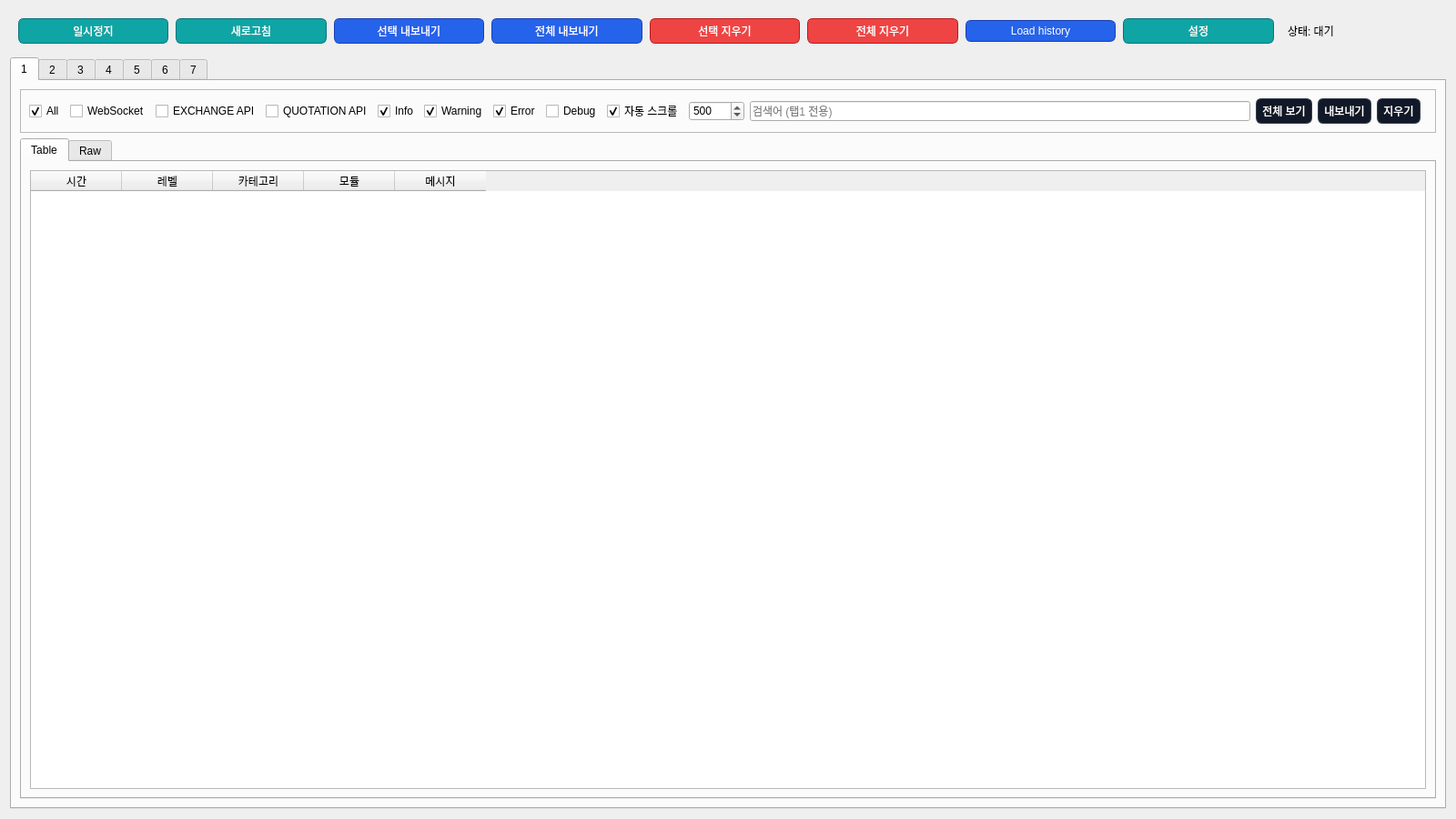
<?xml version="1.0" encoding="UTF-8"?>
<ui version="4.0">
  <class>StatisticsTab</class>
  <widget class="QWidget" name="StatisticsTab">
    <property name="geometry">
      <rect>
        <x>0</x><y>0</y><width>1600</width><height>900</height>
      </rect>
    </property>

    <!-- 전역 스타일시트: 버튼 강조 (흰색/투명 배경 사용 안함) -->
    <property name="styleSheet">
      <string notr="true"><![CDATA[
/* Top toolbar primary */
QPushButton#btn_pause, QPushButton#btn_refresh, QPushButton#btn_settings {
  background-color: #0ea5a4; color: #ffffff; border: 1px solid #0b7280;
  border-radius: 6px; padding: 4px 8px;
}
QPushButton#btn_export_selected, QPushButton#btn_export_all, QPushButton#btn_load_history {
  background-color: #2563eb; color: #ffffff; border: 1px solid #1e40af;
  border-radius: 6px; padding: 4px 8px;
}
QPushButton#btn_clear_selected, QPushButton#btn_clear_all {
  background-color: #ef4444; color: #ffffff; border: 1px solid #b91c1c;
  border-radius: 6px; padding: 4px 8px;
}
/* Default for other buttons (neutral) */
QPushButton {
  background-color: #111827; color: #ffffff; border: 1px solid #374151;
  border-radius: 6px; padding: 4px 6px;
}
QPushButton:hover { background-color: #0f1724; }
QPushButton:pressed { background-color: #0b1220; }
]]></string>
    </property>

    <layout class="QVBoxLayout" name="verticalLayout_main">
      <property name="spacing"><number>6</number></property>

      <!-- TOP TOOLBAR -->
      <item>
        <widget class="QFrame" name="frame_top_toolbar">
          <property name="frameShape"><enum>QFrame::NoFrame</enum></property>
          <layout class="QHBoxLayout" name="hbox_top_toolbar">
            <property name="spacing"><number>8</number></property>

            <item>
              <widget class="QPushButton" name="btn_pause">
                <property name="text"><string>일시정지</string></property>
              </widget>
            </item>

            <item>
              <widget class="QPushButton" name="btn_refresh">
                <property name="text"><string>새로고침</string></property>
              </widget>
            </item>

            <item>
              <widget class="QPushButton" name="btn_export_selected">
                <property name="text"><string>선택 내보내기</string></property>
              </widget>
            </item>

            <item>
              <widget class="QPushButton" name="btn_export_all">
                <property name="text"><string>전체 내보내기</string></property>
              </widget>
            </item>

            <item>
              <widget class="QPushButton" name="btn_clear_selected">
                <property name="text"><string>선택 지우기</string></property>
              </widget>
            </item>

            <item>
              <widget class="QPushButton" name="btn_clear_all">
                <property name="text"><string>전체 지우기</string></property>
              </widget>
            </item>

            <!-- Load history 버튼 (툴팁 포함) -->
            <item>
              <widget class="QPushButton" name="btn_load_history">
                <property name="text"><string>Load history</string></property>
                <property name="toolTip"><string>로그 파일(upbit-trader.log)을 불러옵니다</string></property>
              </widget>
            </item>

            <item>
              <widget class="QPushButton" name="btn_settings">
                <property name="text"><string>설정</string></property>
              </widget>
            </item>

            <item>
              <spacer name="spacer_toolbar_right">
                <property name="orientation"><enum>Qt::Horizontal</enum></property>
              </spacer>
            </item>

            <item>
              <widget class="QLabel" name="lbl_toolbar_status">
                <property name="text"><string>상태: 대기</string></property>
              </widget>
            </item>

          </layout>
        </widget>
      </item>

      <!-- Main TabWidget: tabs 1..7 -->
      <item>
        <widget class="QTabWidget" name="tabWidget_main_tabs">
          <property name="tabPosition"><enum>QTabWidget::North</enum></property>

          <!-- TAB 1 -->
          <widget class="QWidget" name="tab_1">
            <attribute name="title"><string>1</string></attribute>
            <layout class="QVBoxLayout" name="vbox_tab1_main">
              <property name="spacing"><number>6</number></property>

              <!-- filters frame omitted for brevity but kept in structure -->
              <item>
                <widget class="QFrame" name="frame_tab1_filters">
                  <property name="frameShape"><enum>QFrame::StyledPanel</enum></property>
                  <layout class="QHBoxLayout" name="hbox_tab1_filters">
                    <property name="spacing"><number>6</number></property>
                    <!-- checkboxes, spinbox, search, buttons -->
                    <item><widget class="QCheckBox" name="chk_tab1_all"><property name="text"><string>All</string></property><property name="checked"><bool>true</bool></property></widget></item>
                    <item><widget class="QCheckBox" name="chk_tab1_ws"><property name="text"><string>WebSocket</string></property></widget></item>
                    <item><widget class="QCheckBox" name="chk_tab1_exchange_api"><property name="text"><string>EXCHANGE API</string></property></widget></item>
                    <item><widget class="QCheckBox" name="chk_tab1_quotation_api"><property name="text"><string>QUOTATION API</string></property></widget></item>
                    <item><widget class="QCheckBox" name="chk_tab1_info"><property name="text"><string>Info</string></property><property name="checked"><bool>true</bool></property></widget></item>
                    <item><widget class="QCheckBox" name="chk_tab1_warning"><property name="text"><string>Warning</string></property><property name="checked"><bool>true</bool></property></widget></item>
                    <item><widget class="QCheckBox" name="chk_tab1_error"><property name="text"><string>Error</string></property><property name="checked"><bool>true</bool></property></widget></item>
                    <item><widget class="QCheckBox" name="chk_tab1_debug"><property name="text"><string>Debug</string></property></widget></item>
                    <item><widget class="QCheckBox" name="chk_tab1_autoscroll"><property name="text"><string>자동 스크롤</string></property><property name="checked"><bool>true</bool></property></widget></item>
                    <item><widget class="QSpinBox" name="sb_tab1_max_rows"><property name="minimum"><number>100</number></property><property name="maximum"><number>50000</number></property><property name="value"><number>500</number></property><property name="singleStep"><number>100</number></property></widget></item>
                    <item><widget class="QLineEdit" name="le_tab1_search"><property name="placeholderText"><string>검색어 (탭1 전용)</string></property></widget></item>
                    <item><widget class="QPushButton" name="btn_tab1_show_all"><property name="text"><string>전체 보기</string></property></widget></item>
                    <item><widget class="QPushButton" name="btn_tab1_export"><property name="text"><string>내보내기</string></property></widget></item>
                    <item><widget class="QPushButton" name="btn_tab1_clear"><property name="text"><string>지우기</string></property></widget></item>
                    <item><spacer name="spacer_tab1_end"><property name="orientation"><enum>Qt::Horizontal</enum></property></spacer></item>
                  </layout>
                </widget>
              </item>

              <item>
                <widget class="QTabWidget" name="tabWidget_tab1_inner">
                  <property name="tabPosition"><enum>QTabWidget::North</enum></property>

                  <widget class="QWidget" name="tab1_inner_table">
                    <attribute name="title"><string>Table</string></attribute>
                    <layout class="QVBoxLayout" name="vbox_tab1_table_inner">
                      <item>
                        <widget class="QTableWidget" name="table_tab_1">
                          <property name="alternatingRowColors"><bool>true</bool></property>
                          <property name="selectionBehavior"><enum>QAbstractItemView::SelectRows</enum></property>
                          <property name="editTriggers"><set>QAbstractItemView::NoEditTriggers</set></property>
                          <property name="columnCount"><number>5</number></property>
                          <column><property name="text"><string>시간</string></property></column>
                          <column><property name="text"><string>레벨</string></property></column>
                          <column><property name="text"><string>카테고리</string></property></column>
                          <column><property name="text"><string>모듈</string></property></column>
                          <column><property name="text"><string>메시지</string></property></column>
                        </widget>
                      </item>
                    </layout>
                  </widget>

                  <widget class="QWidget" name="tab1_inner_raw">
                    <attribute name="title"><string>Raw</string></attribute>
                    <layout class="QVBoxLayout">
                      <item>
                        <widget class="QTextEdit" name="text_log_tab_1">
                          <property name="readOnly"><bool>true</bool></property>
                        </widget>
                      </item>
                    </layout>
                  </widget>

                </widget>
              </item>
            </layout>
          </widget>

          <!-- TAB 2 -->
          <widget class="QWidget" name="tab_2">
            <attribute name="title"><string>2</string></attribute>
            <layout class="QVBoxLayout" name="vbox_tab2_main">
              <property name="spacing"><number>6</number></property>
              <item>
                <widget class="QFrame" name="frame_tab2_filters">
                  <property name="frameShape"><enum>QFrame::StyledPanel</enum></property>
                  <layout class="QHBoxLayout" name="hbox_tab2_filters">
                    <property name="spacing"><number>6</number></property>
                    <!-- same filter controls as tab1 (objectNames unique) -->
                    <item><widget class="QCheckBox" name="chk_tab2_all"><property name="text"><string>All</string></property><property name="checked"><bool>true</bool></property></widget></item>
                    <item><widget class="QCheckBox" name="chk_tab2_ws"><property name="text"><string>WebSocket</string></property></widget></item>
                    <item><widget class="QCheckBox" name="chk_tab2_exchange_api"><property name="text"><string>EXCHANGE API</string></property></widget></item>
                    <item><widget class="QCheckBox" name="chk_tab2_quotation_api"><property name="text"><string>QUOTATION API</string></property></widget></item>
                    <item><widget class="QCheckBox" name="chk_tab2_info"><property name="text"><string>Info</string></property><property name="checked"><bool>true</bool></property></widget></item>
                    <item><widget class="QCheckBox" name="chk_tab2_warning"><property name="text"><string>Warning</string></property><property name="checked"><bool>true</bool></property></widget></item>
                    <item><widget class="QCheckBox" name="chk_tab2_error"><property name="text"><string>Error</string></property><property name="checked"><bool>true</bool></property></widget></item>
                    <item><widget class="QCheckBox" name="chk_tab2_debug"><property name="text"><string>Debug</string></property></widget></item>
                    <item><widget class="QCheckBox" name="chk_tab2_autoscroll"><property name="text"><string>자동 스크롤</string></property><property name="checked"><bool>true</bool></property></widget></item>
                    <item><widget class="QSpinBox" name="sb_tab2_max_rows"><property name="minimum"><number>100</number></property><property name="maximum"><number>50000</number></property><property name="value"><number>500</number></property><property name="singleStep"><number>100</number></property></widget></item>
                    <item><widget class="QLineEdit" name="le_tab2_search"><property name="placeholderText"><string>검색어 (탭2 전용)</string></property></widget></item>
                    <item><widget class="QPushButton" name="btn_tab2_show_all"><property name="text"><string>전체 보기</string></property></widget></item>
                    <item><widget class="QPushButton" name="btn_tab2_export"><property name="text"><string>내보내기</string></property></widget></item>
                    <item><widget class="QPushButton" name="btn_tab2_clear"><property name="text"><string>지우기</string></property></widget></item>
                    <item><spacer name="spacer_tab2_end"><property name="orientation"><enum>Qt::Horizontal</enum></property></spacer></item>
                  </layout>
                </widget>
              </item>

              <item>
                <widget class="QTabWidget" name="tabWidget_tab2_inner">
                  <property name="tabPosition"><enum>QTabWidget::North</enum></property>

                  <widget class="QWidget" name="tab2_inner_table">
                    <attribute name="title"><string>Table</string></attribute>
                    <layout class="QVBoxLayout">
                      <item>
                        <widget class="QTableWidget" name="table_tab_2">
                          <property name="alternatingRowColors"><bool>true</bool></property>
                          <property name="selectionBehavior"><enum>QAbstractItemView::SelectRows</enum></property>
                          <property name="editTriggers"><set>QAbstractItemView::NoEditTriggers</set></property>
                          <property name="columnCount"><number>5</number></property>
                          <column><property name="text"><string>시간</string></property></column>
                          <column><property name="text"><string>레벨</string></property></column>
                          <column><property name="text"><string>카테고리</string></property></column>
                          <column><property name="text"><string>모듈</string></property></column>
                          <column><property name="text"><string>메시지</string></property></column>
                        </widget>
                      </item>
                    </layout>
                  </widget>

                  <widget class="QWidget" name="tab2_inner_raw">
                    <attribute name="title"><string>Raw</string></attribute>
                    <layout class="QVBoxLayout">
                      <item>
                        <widget class="QTextEdit" name="text_log_tab_2">
                          <property name="readOnly"><bool>true</bool></property>
                        </widget>
                      </item>
                    </layout>
                  </widget>

                </widget>
              </item>
            </layout>
          </widget>

          <!-- TAB 3 -->
          <widget class="QWidget" name="tab_3">
            <attribute name="title"><string>3</string></attribute>
            <layout class="QVBoxLayout" name="vbox_tab3_main">
              <property name="spacing"><number>6</number></property>
              <!-- filters and inner tab like above -->
              <item>
                <widget class="QFrame" name="frame_tab3_filters">
                  <property name="frameShape"><enum>QFrame::StyledPanel</enum></property>
                  <layout class="QHBoxLayout" name="hbox_tab3_filters">
                    <property name="spacing"><number>6</number></property>
                    <item><widget class="QCheckBox" name="chk_tab3_all"><property name="text"><string>All</string></property><property name="checked"><bool>true</bool></property></widget></item>
                    <item><widget class="QCheckBox" name="chk_tab3_ws"><property name="text"><string>WebSocket</string></property></widget></item>
                    <item><widget class="QCheckBox" name="chk_tab3_exchange_api"><property name="text"><string>EXCHANGE API</string></property></widget></item>
                    <item><widget class="QCheckBox" name="chk_tab3_quotation_api"><property name="text"><string>QUOTATION API</string></property></widget></item>
                    <item><widget class="QCheckBox" name="chk_tab3_info"><property name="text"><string>Info</string></property><property name="checked"><bool>true</bool></property></widget></item>
                    <item><widget class="QCheckBox" name="chk_tab3_warning"><property name="text"><string>Warning</string></property><property name="checked"><bool>true</bool></property></widget></item>
                    <item><widget class="QCheckBox" name="chk_tab3_error"><property name="text"><string>Error</string></property><property name="checked"><bool>true</bool></property></widget></item>
                    <item><widget class="QCheckBox" name="chk_tab3_debug"><property name="text"><string>Debug</string></property></widget></item>
                    <item><widget class="QCheckBox" name="chk_tab3_autoscroll"><property name="text"><string>자동 스크롤</string></property><property name="checked"><bool>true</bool></property></widget></item>
                    <item><widget class="QSpinBox" name="sb_tab3_max_rows"><property name="minimum"><number>100</number></property><property name="maximum"><number>50000</number></property><property name="value"><number>500</number></property><property name="singleStep"><number>100</number></property></widget></item>
                    <item><widget class="QLineEdit" name="le_tab3_search"><property name="placeholderText"><string>검색어 (탭3 전용)</string></property></widget></item>
                    <item><widget class="QPushButton" name="btn_tab3_show_all"><property name="text"><string>전체 보기</string></property></widget></item>
                    <item><widget class="QPushButton" name="btn_tab3_export"><property name="text"><string>내보내기</string></property></widget></item>
                    <item><widget class="QPushButton" name="btn_tab3_clear"><property name="text"><string>지우기</string></property></widget></item>
                    <item><spacer name="spacer_tab3_end"><property name="orientation"><enum>Qt::Horizontal</enum></property></spacer></item>
                  </layout>
                </widget>
              </item>

              <item>
                <widget class="QTabWidget" name="tabWidget_tab3_inner">
                  <property name="tabPosition"><enum>QTabWidget::North</enum></property>
                  <widget class="QWidget" name="tab3_inner_table">
                    <attribute name="title"><string>Table</string></attribute>
                    <layout class="QVBoxLayout">
                      <item>
                        <widget class="QTableWidget" name="table_tab_3">
                          <property name="alternatingRowColors"><bool>true</bool></property>
                          <property name="selectionBehavior"><enum>QAbstractItemView::SelectRows</enum></property>
                          <property name="editTriggers"><set>QAbstractItemView::NoEditTriggers</set></property>
                          <property name="columnCount"><number>5</number></property>
                          <column><property name="text"><string>시간</string></property></column>
                          <column><property name="text"><string>레벨</string></property></column>
                          <column><property name="text"><string>카테고리</string></property></column>
                          <column><property name="text"><string>모듈</string></property></column>
                          <column><property name="text"><string>메시지</string></property></column>
                        </widget>
                      </item>
                    </layout>
                  </widget>

                  <widget class="QWidget" name="tab3_inner_raw">
                    <attribute name="title"><string>Raw</string></attribute>
                    <layout class="QVBoxLayout">
                      <item>
                        <widget class="QTextEdit" name="text_log_tab_3">
                          <property name="readOnly"><bool>true</bool></property>
                        </widget>
                      </item>
                    </layout>
                  </widget>

                </widget>
              </item>
            </layout>
          </widget>

          <!-- TAB 4 -->
          <widget class="QWidget" name="tab_4">
            <attribute name="title"><string>4</string></attribute>
            <layout class="QVBoxLayout" name="vbox_tab4_main">
              <property name="spacing"><number>6</number></property>
              <!-- filters and inner tab like previous tabs -->
              <item>
                <widget class="QFrame" name="frame_tab4_filters">
                  <property name="frameShape"><enum>QFrame::StyledPanel</enum></property>
                  <layout class="QHBoxLayout" name="hbox_tab4_filters">
                    <property name="spacing"><number>6</number></property>
                    <item><widget class="QCheckBox" name="chk_tab4_all"><property name="text"><string>All</string></property><property name="checked"><bool>true</bool></property></widget></item>
                    <item><widget class="QCheckBox" name="chk_tab4_ws"><property name="text"><string>WebSocket</string></property></widget></item>
                    <item><widget class="QCheckBox" name="chk_tab4_exchange_api"><property name="text"><string>EXCHANGE API</string></property></widget></item>
                    <item><widget class="QCheckBox" name="chk_tab4_quotation_api"><property name="text"><string>QUOTATION API</string></property></widget></item>
                    <item><widget class="QCheckBox" name="chk_tab4_info"><property name="text"><string>Info</string></property><property name="checked"><bool>true</bool></property></widget></item>
                    <item><widget class="QCheckBox" name="chk_tab4_warning"><property name="text"><string>Warning</string></property><property name="checked"><bool>true</bool></property></widget></item>
                    <item><widget class="QCheckBox" name="chk_tab4_error"><property name="text"><string>Error</string></property><property name="checked"><bool>true</bool></property></widget></item>
                    <item><widget class="QCheckBox" name="chk_tab4_debug"><property name="text"><string>Debug</string></property></widget></item>
                    <item><widget class="QCheckBox" name="chk_tab4_autoscroll"><property name="text"><string>자동 스크롤</string></property><property name="checked"><bool>true</bool></property></widget></item>
                    <item><widget class="QSpinBox" name="sb_tab4_max_rows"><property name="minimum"><number>100</number></property><property name="maximum"><number>50000</number></property><property name="value"><number>500</number></property><property name="singleStep"><number>100</number></property></widget></item>
                    <item><widget class="QLineEdit" name="le_tab4_search"><property name="placeholderText"><string>검색어 (탭4 전용)</string></property></widget></item>
                    <item><widget class="QPushButton" name="btn_tab4_show_all"><property name="text"><string>전체 보기</string></property></widget></item>
                    <item><widget class="QPushButton" name="btn_tab4_export"><property name="text"><string>내보내기</string></property></widget></item>
                    <item><widget class="QPushButton" name="btn_tab4_clear"><property name="text"><string>지우기</string></property></widget></item>
                    <item><spacer name="spacer_tab4_end"><property name="orientation"><enum>Qt::Horizontal</enum></property></spacer></item>
                  </layout>
                </widget>
              </item>

              <item>
                <widget class="QTabWidget" name="tabWidget_tab4_inner">
                  <property name="tabPosition"><enum>QTabWidget::North</enum></property>
                  <widget class="QWidget" name="tab4_inner_table">
                    <attribute name="title"><string>Table</string></attribute>
                    <layout class="QVBoxLayout">
                      <item>
                        <widget class="QTableWidget" name="table_tab_4">
                          <property name="alternatingRowColors"><bool>true</bool></property>
                          <property name="selectionBehavior"><enum>QAbstractItemView::SelectRows</enum></property>
                          <property name="editTriggers"><set>QAbstractItemView::NoEditTriggers</set></property>
                          <property name="columnCount"><number>5</number></property>
                          <column><property name="text"><string>시간</string></property></column>
                          <column><property name="text"><string>레벨</string></property></column>
                          <column><property name="text"><string>카테고리</string></property></column>
                          <column><property name="text"><string>모듈</string></property></column>
                          <column><property name="text"><string>메시지</string></property></column>
                        </widget>
                      </item>
                    </layout>
                  </widget>

                  <widget class="QWidget" name="tab4_inner_raw">
                    <attribute name="title"><string>Raw</string></attribute>
                    <layout class="QVBoxLayout">
                      <item>
                        <widget class="QTextEdit" name="text_log_tab_4">
                          <property name="readOnly"><bool>true</bool></property>
                        </widget>
                      </item>
                    </layout>
                  </widget>

                </widget>
              </item>
            </layout>
          </widget>

          <!-- TAB 5 -->
          <widget class="QWidget" name="tab_5">
            <attribute name="title"><string>5</string></attribute>
            <layout class="QVBoxLayout" name="vbox_tab5_main">
              <property name="spacing"><number>6</number></property>
              <!-- filters + inner tab same pattern -->
              <item>
                <widget class="QFrame" name="frame_tab5_filters">
                  <property name="frameShape"><enum>QFrame::StyledPanel</enum></property>
                  <layout class="QHBoxLayout" name="hbox_tab5_filters">
                    <property name="spacing"><number>6</number></property>
                    <item><widget class="QCheckBox" name="chk_tab5_all"><property name="text"><string>All</string></property><property name="checked"><bool>true</bool></property></widget></item>
                    <item><widget class="QCheckBox" name="chk_tab5_ws"><property name="text"><string>WebSocket</string></property></widget></item>
                    <item><widget class="QCheckBox" name="chk_tab5_exchange_api"><property name="text"><string>EXCHANGE API</string></property></widget></item>
                    <item><widget class="QCheckBox" name="chk_tab5_quotation_api"><property name="text"><string>QUOTATION API</string></property></widget></item>
                    <item><widget class="QCheckBox" name="chk_tab5_info"><property name="text"><string>Info</string></property><property name="checked"><bool>true</bool></property></widget></item>
                    <item><widget class="QCheckBox" name="chk_tab5_warning"><property name="text"><string>Warning</string></property><property name="checked"><bool>true</bool></property></widget></item>
                    <item><widget class="QCheckBox" name="chk_tab5_error"><property name="text"><string>Error</string></property><property name="checked"><bool>true</bool></property></widget></item>
                    <item><widget class="QCheckBox" name="chk_tab5_debug"><property name="text"><string>Debug</string></property></widget></item>
                    <item><widget class="QCheckBox" name="chk_tab5_autoscroll"><property name="text"><string>자동 스크롤</string></property><property name="checked"><bool>true</bool></property></widget></item>
                    <item><widget class="QSpinBox" name="sb_tab5_max_rows"><property name="minimum"><number>100</number></property><property name="maximum"><number>50000</number></property><property name="value"><number>500</number></property><property name="singleStep"><number>100</number></property></widget></item>
                    <item><widget class="QLineEdit" name="le_tab5_search"><property name="placeholderText"><string>검색어 (탭5 전용)</string></property></widget></item>
                    <item><widget class="QPushButton" name="btn_tab5_show_all"><property name="text"><string>전체 보기</string></property></widget></item>
                    <item><widget class="QPushButton" name="btn_tab5_export"><property name="text"><string>내보내기</string></property></widget></item>
                    <item><widget class="QPushButton" name="btn_tab5_clear"><property name="text"><string>지우기</string></property></widget></item>
                    <item><spacer name="spacer_tab5_end"><property name="orientation"><enum>Qt::Horizontal</enum></property></spacer></item>
                  </layout>
                </widget>
              </item>

              <item>
                <widget class="QTabWidget" name="tabWidget_tab5_inner">
                  <property name="tabPosition"><enum>QTabWidget::North</enum></property>
                  <widget class="QWidget" name="tab5_inner_table">
                    <attribute name="title"><string>Table</string></attribute>
                    <layout class="QVBoxLayout">
                      <item>
                        <widget class="QTableWidget" name="table_tab_5">
                          <property name="alternatingRowColors"><bool>true</bool></property>
                          <property name="selectionBehavior"><enum>QAbstractItemView::SelectRows</enum></property>
                          <property name="editTriggers"><set>QAbstractItemView::NoEditTriggers</set></property>
                          <property name="columnCount"><number>5</number></property>
                          <column><property name="text"><string>시간</string></property></column>
                          <column><property name="text"><string>레벨</string></property></column>
                          <column><property name="text"><string>카테고리</string></property></column>
                          <column><property name="text"><string>모듈</string></property></column>
                          <column><property name="text"><string>메시지</string></property></column>
                        </widget>
                      </item>
                    </layout>
                  </widget>

                  <widget class="QWidget" name="tab5_inner_raw">
                    <attribute name="title"><string>Raw</string></attribute>
                    <layout class="QVBoxLayout">
                      <item>
                        <widget class="QTextEdit" name="text_log_tab_5">
                          <property name="readOnly"><bool>true</bool></property>
                        </widget>
                      </item>
                    </layout>
                  </widget>

                </widget>
              </item>
            </layout>
          </widget>

          <!-- TAB 6 -->
          <widget class="QWidget" name="tab_6">
            <attribute name="title"><string>6</string></attribute>
            <layout class="QVBoxLayout" name="vbox_tab6_main">
              <property name="spacing"><number>6</number></property>
              <item>
                <widget class="QFrame" name="frame_tab6_filters">
                  <property name="frameShape"><enum>QFrame::StyledPanel</enum></property>
                  <layout class="QHBoxLayout" name="hbox_tab6_filters">
                    <property name="spacing"><number>6</number></property>
                    <item><widget class="QCheckBox" name="chk_tab6_all"><property name="text"><string>All</string></property><property name="checked"><bool>true</bool></property></widget></item>
                    <item><widget class="QCheckBox" name="chk_tab6_ws"><property name="text"><string>WebSocket</string></property></widget></item>
                    <item><widget class="QCheckBox" name="chk_tab6_exchange_api"><property name="text"><string>EXCHANGE API</string></property></widget></item>
                    <item><widget class="QCheckBox" name="chk_tab6_quotation_api"><property name="text"><string>QUOTATION API</string></property></widget></item>
                    <item><widget class="QCheckBox" name="chk_tab6_info"><property name="text"><string>Info</string></property><property name="checked"><bool>true</bool></property></widget></item>
                    <item><widget class="QCheckBox" name="chk_tab6_warning"><property name="text"><string>Warning</string></property><property name="checked"><bool>true</bool></property></widget></item>
                    <item><widget class="QCheckBox" name="chk_tab6_error"><property name="text"><string>Error</string></property><property name="checked"><bool>true</bool></property></widget></item>
                    <item><widget class="QCheckBox" name="chk_tab6_debug"><property name="text"><string>Debug</string></property></widget></item>
                    <item><widget class="QCheckBox" name="chk_tab6_autoscroll"><property name="text"><string>자동 스크롤</string></property><property name="checked"><bool>true</bool></property></widget></item>
                    <item><widget class="QSpinBox" name="sb_tab6_max_rows"><property name="minimum"><number>100</number></property><property name="maximum"><number>50000</number></property><property name="value"><number>500</number></property><property name="singleStep"><number>100</number></property></widget></item>
                    <item><widget class="QLineEdit" name="le_tab6_search"><property name="placeholderText"><string>검색어 (탭6 전용)</string></property></widget></item>
                    <item><widget class="QPushButton" name="btn_tab6_show_all"><property name="text"><string>전체 보기</string></property></widget></item>
                    <item><widget class="QPushButton" name="btn_tab6_export"><property name="text"><string>내보내기</string></property></widget></item>
                    <item><widget class="QPushButton" name="btn_tab6_clear"><property name="text"><string>지우기</string></property></widget></item>
                    <item><spacer name="spacer_tab6_end"><property name="orientation"><enum>Qt::Horizontal</enum></property></spacer></item>
                  </layout>
                </widget>
              </item>

              <item>
                <widget class="QTabWidget" name="tabWidget_tab6_inner">
                  <property name="tabPosition"><enum>QTabWidget::North</enum></property>
                  <widget class="QWidget" name="tab6_inner_table">
                    <attribute name="title"><string>Table</string></attribute>
                    <layout class="QVBoxLayout">
                      <item>
                        <widget class="QTableWidget" name="table_tab_6">
                          <property name="alternatingRowColors"><bool>true</bool></property>
                          <property name="selectionBehavior"><enum>QAbstractItemView::SelectRows</enum></property>
                          <property name="editTriggers"><set>QAbstractItemView::NoEditTriggers</set></property>
                          <property name="columnCount"><number>5</number></property>
                          <column><property name="text"><string>시간</string></property></column>
                          <column><property name="text"><string>레벨</string></property></column>
                          <column><property name="text"><string>카테고리</string></property></column>
                          <column><property name="text"><string>모듈</string></property></column>
                          <column><property name="text"><string>메시지</string></property></column>
                        </widget>
                      </item>
                    </layout>
                  </widget>

                  <widget class="QWidget" name="tab6_inner_raw">
                    <attribute name="title"><string>Raw</string></attribute>
                    <layout class="QVBoxLayout">
                      <item>
                        <widget class="QTextEdit" name="text_log_tab_6">
                          <property name="readOnly"><bool>true</bool></property>
                        </widget>
                      </item>
                    </layout>
                  </widget>

                </widget>
              </item>
            </layout>
          </widget>

          <!-- TAB 7 -->
          <widget class="QWidget" name="tab_7">
            <attribute name="title"><string>7</string></attribute>
            <layout class="QVBoxLayout" name="vbox_tab7_main">
              <property name="spacing"><number>6</number></property>
              <item>
                <widget class="QFrame" name="frame_tab7_filters">
                  <property name="frameShape"><enum>QFrame::StyledPanel</enum></property>
                  <layout class="QHBoxLayout" name="hbox_tab7_filters">
                    <property name="spacing"><number>6</number></property>
                    <item><widget class="QCheckBox" name="chk_tab7_all"><property name="text"><string>All</string></property><property name="checked"><bool>true</bool></property></widget></item>
                    <item><widget class="QCheckBox" name="chk_tab7_ws"><property name="text"><string>WebSocket</string></property></widget></item>
                    <item><widget class="QCheckBox" name="chk_tab7_exchange_api"><property name="text"><string>EXCHANGE API</string></property></widget></item>
                    <item><widget class="QCheckBox" name="chk_tab7_quotation_api"><property name="text"><string>QUOTATION API</string></property></widget></item>
                    <item><widget class="QCheckBox" name="chk_tab7_info"><property name="text"><string>Info</string></property><property name="checked"><bool>true</bool></property></widget></item>
                    <item><widget class="QCheckBox" name="chk_tab7_warning"><property name="text"><string>Warning</string></property><property name="checked"><bool>true</bool></property></widget></item>
                    <item><widget class="QCheckBox" name="chk_tab7_error"><property name="text"><string>Error</string></property><property name="checked"><bool>true</bool></property></widget></item>
                    <item><widget class="QCheckBox" name="chk_tab7_debug"><property name="text"><string>Debug</string></property></widget></item>
                    <item><widget class="QCheckBox" name="chk_tab7_autoscroll"><property name="text"><string>자동 스크롤</string></property><property name="checked"><bool>true</bool></property></widget></item>
                    <item><widget class="QSpinBox" name="sb_tab7_max_rows"><property name="minimum"><number>100</number></property><property name="maximum"><number>50000</number></property><property name="value"><number>500</number></property><property name="singleStep"><number>100</number></property></widget></item>
                    <item><widget class="QLineEdit" name="le_tab7_search"><property name="placeholderText"><string>검색어 (탭7 전용)</string></property></widget></item>
                    <item><widget class="QPushButton" name="btn_tab7_show_all"><property name="text"><string>전체 보기</string></property></widget></item>
                    <item><widget class="QPushButton" name="btn_tab7_export"><property name="text"><string>내보내기</string></property></widget></item>
                    <item><widget class="QPushButton" name="btn_tab7_clear"><property name="text"><string>지우기</string></property></widget></item>
                    <item><spacer name="spacer_tab7_end"><property name="orientation"><enum>Qt::Horizontal</enum></property></spacer></item>
                  </layout>
                </widget>
              </item>

              <item>
                <widget class="QTabWidget" name="tabWidget_tab7_inner">
                  <property name="tabPosition"><enum>QTabWidget::North</enum></property>
                  <widget class="QWidget" name="tab7_inner_table">
                    <attribute name="title"><string>Table</string></attribute>
                    <layout class="QVBoxLayout">
                      <item>
                        <widget class="QTableWidget" name="table_tab_7">
                          <property name="alternatingRowColors"><bool>true</bool></property>
                          <property name="selectionBehavior"><enum>QAbstractItemView::SelectRows</enum></property>
                          <property name="editTriggers"><set>QAbstractItemView::NoEditTriggers</set></property>
                          <property name="columnCount"><number>5</number></property>
                          <column><property name="text"><string>시간</string></property></column>
                          <column><property name="text"><string>레벨</string></property></column>
                          <column><property name="text"><string>카테고리</string></property></column>
                          <column><property name="text"><string>모듈</string></property></column>
                          <column><property name="text"><string>메시지</string></property></column>
                        </widget>
                      </item>
                    </layout>
                  </widget>

                  <widget class="QWidget" name="tab7_inner_raw">
                    <attribute name="title"><string>Raw</string></attribute>
                    <layout class="QVBoxLayout">
                      <item>
                        <widget class="QTextEdit" name="text_log_tab_7">
                          <property name="readOnly"><bool>true</bool></property>
                        </widget>
                      </item>
                    </layout>
                  </widget>

                </widget>
              </item>
            </layout>
          </widget>

        </widget>
      </item>

    </layout>
  </widget>

  <resources/>
  <connections/>
</ui>
